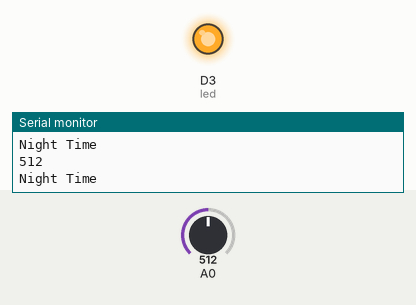
This sketch was run on a simulated ESP8266 (NodeMCU). Parts: output pins drawn as LEDs (lit = HIGH), the last lines printed to the serial monitor. The inputs (shaded band) are chosen by the test bench; at power-on: A0 = 512.

Above: at 1.2 s.
1.3 s: A0 set to 0
At 1.8 s:
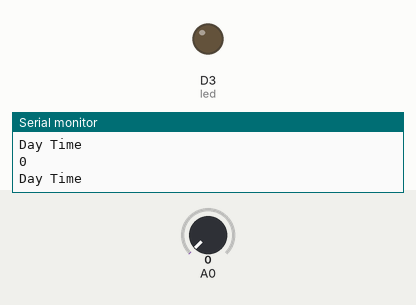
2.8 s: A0 set to 122
At 4.3 s:
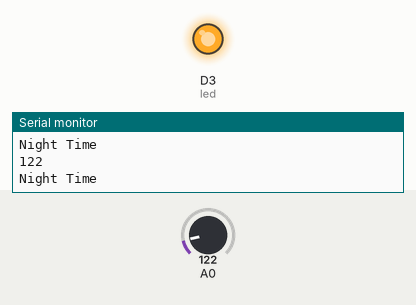
Timing chart, 0 to 5.8 s (numbered marks = the images above; inputs shaded):
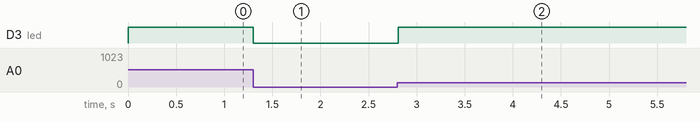

Measured:
- after the input at 1.3 s, D3 (led): HIGH → LOW at once
- after the input at 2.8 s, D3 (led): LOW → HIGH at once

The sketch:

Arduino22.ino
```cpp
int ldr=D0;
int led=D3;
void setup() {
  // put your setup code here, to run once:
pinMode(ldr, INPUT);
pinMode(led, OUTPUT);
Serial.begin(115200);
}

void loop() {
  // put your main code here, to run repeatedly:
int i=analogRead(ldr);
if(i==0)
{
  Serial.println(i);
  Serial.println("Day Time");
  digitalWrite(led,LOW);
  delay(100);
}
else
{
  Serial.println(i);
  Serial.println("Night Time");
  digitalWrite(led,HIGH);
  delay(100);
}
}
```
